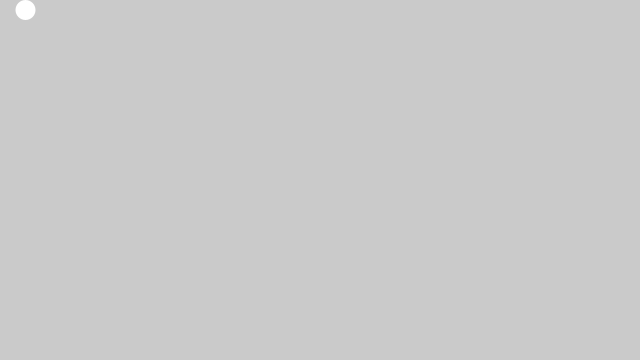
Frame 1 (no input)
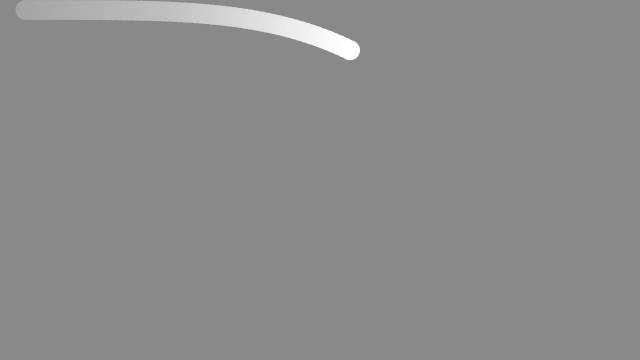
Frame 60 (the mouse pressed at the canvas centre just before this capture)
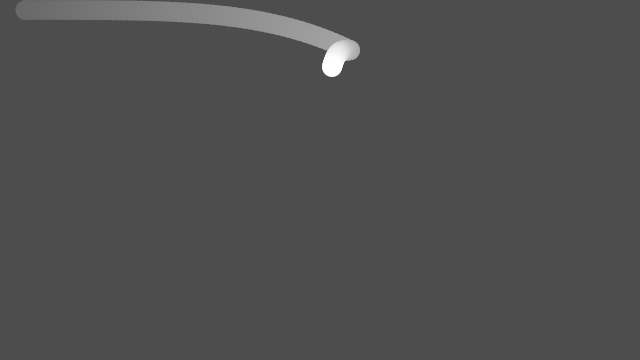
Frame 120 (the mouse held since frame 60 and released just before this capture)

The Processing sketch that drew these frames (run headless with seeded random() and noise(); from frame 60 on, the mouse is pressed at the canvas centre):

// Processing sketch: clase_04_revision_tarea_2
// ── clase_04_revision_tarea_2.pde
PImage fondo, pelota, botonMenos, botonMas;
float beginX = 20.0;  // Coordenada Inicial de x
float beginY = 10.0;  // Coordenada inicial de y
float endX = 570.0;   // Final de la coordenada x 
float endY = 320.0;   // Final de la coordenada y 
float distX;          // X-axis distancia para moverse
float distY;          // Y-axis distancia para moverse
float exponent = 4;   // Determina la curva
float x = 0.0;        // Coordenada actual de la x 
float y = 0.0;        // Coordenada actual de la y 
float step = 0.01;    // Size of each step along the path
float porcentaje_recorrido = 0.0;      // Percentage traveled (0.0 to 1.0)

// Controlar por el usuario la fuerza del impulso mediante dos botones
// Escala del 0 al 9 (1_10)
// Si el usuario no hace nada la pelota cae en el medio del lienzo 
// Si el usuario le pica al botón de más la pelota cae al final de la ventana 
// Si el usuario le pica al botón de menos la pelota cae más cerca 
// Es un loop donde siempre cae la pelota desde el mismo punto inicial 
// text ("Distancia: " + distancia.width-100.20);
// Botones: "image(bMenos, width-270,10,60,60);
// if (y>=height) {x=0; y=0;}
// textSize(18); modificar el tamaño del texto 


void setup() {
  size(640, 360);
  noStroke();
  distX = endX - beginX;
  distY = endY - beginY;
}

void draw() {
  fill(0, 2);
  rect(0, 0, width, height);
  porcentaje_recorrido += step;
  if (porcentaje_recorrido < 1.0) {
    x = beginX + (porcentaje_recorrido * distX);
    y = beginY + (pow(porcentaje_recorrido, exponent) * distY);
  }
  fill(255);
  ellipse(x, y, 20, 20);
}

void mousePressed() {
  porcentaje_recorrido = 0.0;
  beginX = x;
  beginY = y;
  endX = mouseX;
  endY = mouseY;
  distX = endX - beginX;
  distY = endY - beginY;
}
